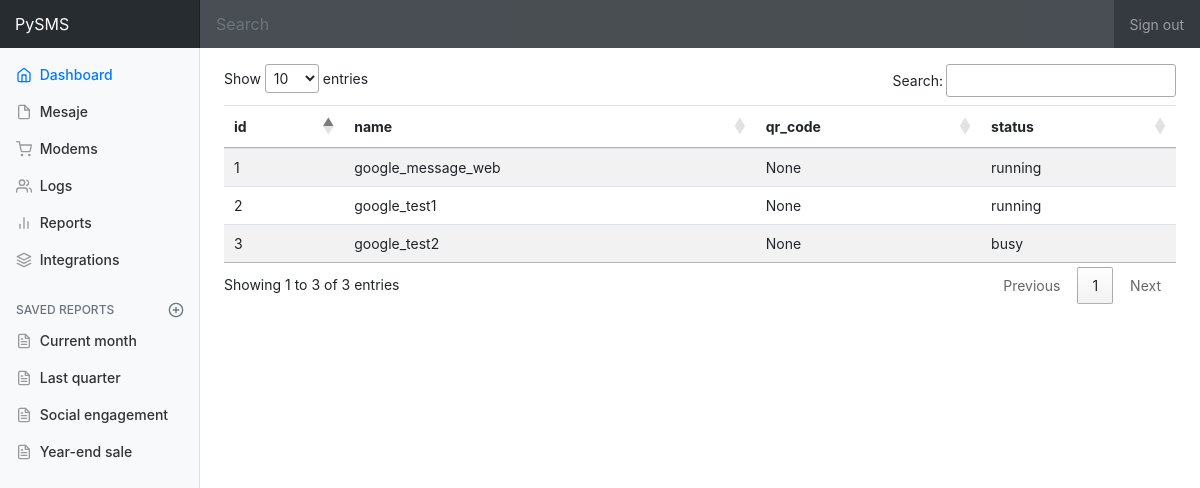
Before: /modems with the older database file.
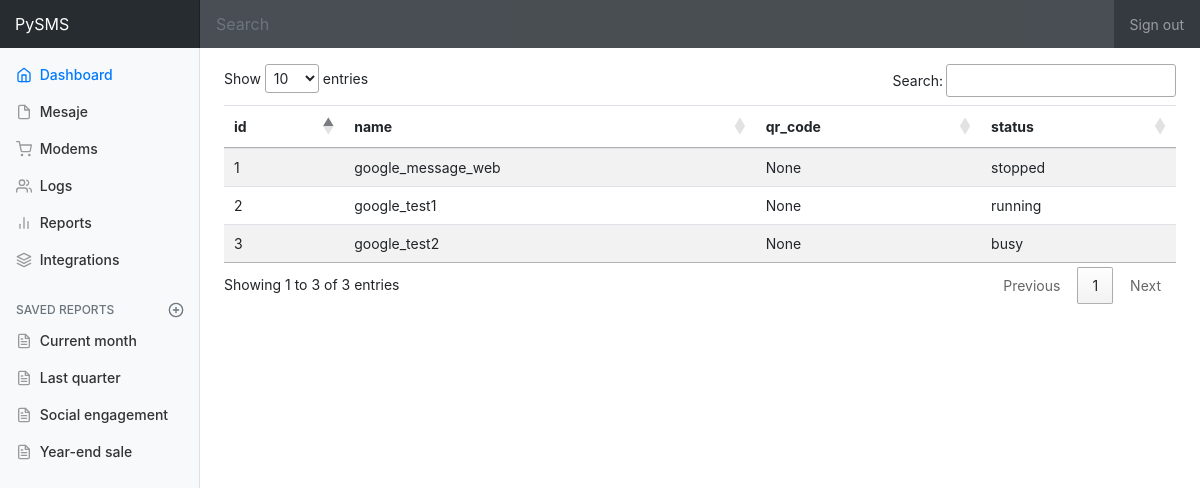
After: the same page with the newer database file.
### models.py (models this page shows)
class Modem(db.Model):
    id = db.Column(db.Integer, primary_key=True)
    name = db.Column(db.String(80), unique=True, nullable=False)
    qr_code = db.Column(db.String(800), nullable=True)
    status = db.Column(db.String(80), nullable=False)

### views.py (the view)
@app.route('/modems')
def modem():
    all_modems = Modem.query.all()
    return render_template('modems.html', all_modems=all_modems)

### templates/modems.html (shortened to what this page needs)
{% extends 'base.html' %}
{% block content %}
<div class="table-responsive">
          <table id="table_modem" class="table table-striped">
            <thead>
              <tr>
                <th>id</th>
                <th>name</th>
                <th>qr_code</th>
                <th>status</th>
              </tr>
            </thead>
            <tbody>
              {% for modem in all_modems %}
              <tr>
                <td>{{ modem.id }}</td>
                <td>{{ modem.name }}</td>
                <td>{{ modem.qr_code }}</td>
                <td>{{ modem.status }}</td>
              </tr>
              {% endfor %}
            </tbody>
          </table>
        </div>
{% endblock %}
{% block scripts %}
<link rel="stylesheet" href="https://cdn.datatables.net/1.10.21/css/jquery.dataTables.min.css">
{% endblock %}

### templates/base.html (shortened to what this page needs)
<!doctype html>
<html lang="en">
  <head>
    <link href="https://getbootstrap.com/docs/4.0/dist/css/bootstrap.min.css" rel="stylesheet">
    <link href="{{ url_for('static', filename='css/dashboard.css') }}" rel="stylesheet">
  </head>
  <body>
    <nav class="navbar navbar-dark sticky-top bg-dark flex-md-nowrap p-0">
      <a class="navbar-brand col-sm-3 col-md-2 mr-0" href="#">PySMS</a>
      <input class="form-control form-control-dark w-100" type="text" placeholder="Search" aria-label="Search">
      <ul class="navbar-nav px-3">
        <li class="nav-item text-nowrap">
          <a class="nav-link" href="#">Sign out</a>
        </li>
      </ul>
    </nav>
    <div class="container-fluid">
      <div class="row">
        <nav class="col-md-2 d-none d-md-block bg-light sidebar">
          <div class="sidebar-sticky">
            <ul class="nav flex-column">
              <li class="nav-item">
                <a class="nav-link active" href="/">
                  <span data-feather="home"></span>
                  Dashboard <span class="sr-only">(current)</span>
                </a>
              </li>
              <li class="nav-item">
                <a class="nav-link" href="/mesaje">
                  <span data-feather="file"></span>
                  Mesaje
                </a>
              </li>
              <li class="nav-item">
                <a class="nav-link" href="/modems">
                  <span data-feather="shopping-cart"></span>
                  Modems
                </a>
              </li>
              <li class="nav-item">
                <a class="nav-link" href="/logs">
                  <span data-feather="users"></span>
                  Logs
                </a>
              </li>
              <li class="nav-item">
                <a class="nav-link" href="#">
                  <span data-feather="bar-chart-2"></span>
                  Reports
                </a>
              </li>
              <li class="nav-item">
                <a class="nav-link" href="#">
                  <span data-feather="layers"></span>
                  Integrations
                </a>
              </li>
            </ul>
            <h6 class="sidebar-heading d-flex justify-content-between align-items-center px-3 mt-4 mb-1 text-muted">
              <span>Saved reports</span>
              <a class="d-flex align-items-center text-muted" href="#">
                <span data-feather="plus-circle"></span>
              </a>
            </h6>
            <ul class="nav flex-column mb-2">
              <li class="nav-item">
                <a class="nav-link" href="#">
                  <span data-feather="file-text"></span>
                  Current month
                </a>
              </li>
              <li class="nav-item">
                <a class="nav-link" href="#">
                  <span data-feather="file-text"></span>
                  Last quarter
                </a>
              </li>
              <li class="nav-item">
                <a class="nav-link" href="#">
                  <span data-feather="file-text"></span>
                  Social engagement
                </a>
              </li>
              <li class="nav-item">
                <a class="nav-link" href="#">
                  <span data-feather="file-text"></span>
                  Year-end sale
                </a>
              </li>
            </ul>
          </div>
        </nav>
        <main role="main" class="col-md-9 ml-sm-auto col-lg-10 pt-3 px-4">
          {% block content %}
        {% endblock %}
        </main>
      </div>
    </div>
    {% block scripts %}
    {% endblock %}
  </body>
</html>

### static/css/dashboard.css (style rules this page uses)
body { font-size: .875rem; }
.feather { width: 16px; height: 16px; vertical-align: text-bottom; }
.sidebar { position: fixed; top: 0; bottom: 0; left: 0; z-index: 100; padding: 0; box-shadow: inset -1px 0 0 rgba(0, 0, 0, .1); }
.sidebar-sticky { position: -webkit-sticky; position: sticky; top: 48px; height: calc(100vh - 48px); padding-top: .5rem; overflow-x: hidden; overflow-y: auto; }
.sidebar .nav-link { font-weight: 500; color: #333; }
.sidebar .nav-link .feather { margin-right: 4px; color: #999; }
.sidebar .nav-link.active { color: #007bff; }
.sidebar .nav-link:hover .feather, .sidebar .nav-link.active .feather { color: inherit; }
.sidebar-heading { font-size: .75rem; text-transform: uppercase; }
.navbar-brand { padding-top: .75rem; padding-bottom: .75rem; font-size: 1rem; background-color: rgba(0, 0, 0, .25); box-shadow: inset -1px 0 0 rgba(0, 0, 0, .25); }
.navbar .form-control { padding: .75rem 1rem; border-width: 0; border-radius: 0; }
.form-control-dark { color: #fff; background-color: rgba(255, 255, 255, .1); border-color: rgba(255, 255, 255, .1); }

Changed rows visible on the page:
changed Modem "google_message_web": status "running" → "stopped"
